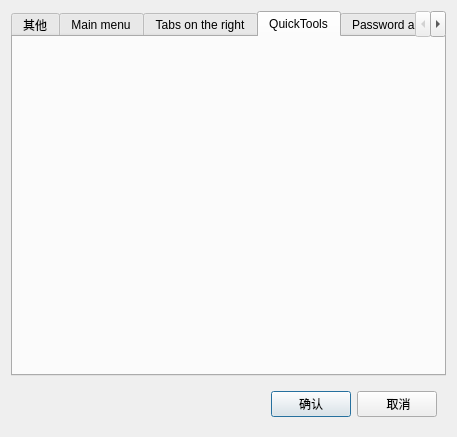
<?xml version="1.0" encoding="UTF-8"?>
<ui version="4.0">
 <class>setup_Administrator_mode</class>
 <widget class="QDialog" name="setup_Administrator_mode">
  <property name="geometry">
   <rect>
    <x>0</x>
    <y>0</y>
    <width>457</width>
    <height>437</height>
   </rect>
  </property>
  <property name="windowTitle">
   <string>Dialog</string>
  </property>
  <layout class="QVBoxLayout" name="verticalLayout">
   <item>
    <widget class="QTabWidget" name="tabWidget">
     <property name="currentIndex">
      <number>3</number>
     </property>
     <widget class="QWidget" name="tab">
      <attribute name="title">
       <string>其他</string>
      </attribute>
     </widget>
     <widget class="QWidget" name="tab_2">
      <attribute name="title">
       <string>Main menu</string>
      </attribute>
     </widget>
     <widget class="QWidget" name="tab_3">
      <attribute name="title">
       <string>Tabs on the right</string>
      </attribute>
     </widget>
     <widget class="QWidget" name="tab_4">
      <attribute name="title">
       <string>QuickTools</string>
      </attribute>
     </widget>
     <widget class="QWidget" name="tab_5">
      <attribute name="title">
       <string>Password and startup</string>
      </attribute>
     </widget>
    </widget>
   </item>
   <item>
    <widget class="QWidget" name="widget" native="true">
     <layout class="QHBoxLayout" name="horizontalLayout">
      <item>
       <spacer name="horizontalSpacer">
        <property name="orientation">
         <enum>Qt::Horizontal</enum>
        </property>
        <property name="sizeHint" stdset="0">
         <size>
          <width>256</width>
          <height>20</height>
         </size>
        </property>
       </spacer>
      </item>
      <item>
       <widget class="QPushButton" name="pushButton">
        <property name="text">
         <string>确认</string>
        </property>
       </widget>
      </item>
      <item>
       <widget class="QPushButton" name="pushButton_2">
        <property name="text">
         <string> 取消</string>
        </property>
       </widget>
      </item>
     </layout>
    </widget>
   </item>
  </layout>
 </widget>
 <resources/>
 <connections/>
</ui>
